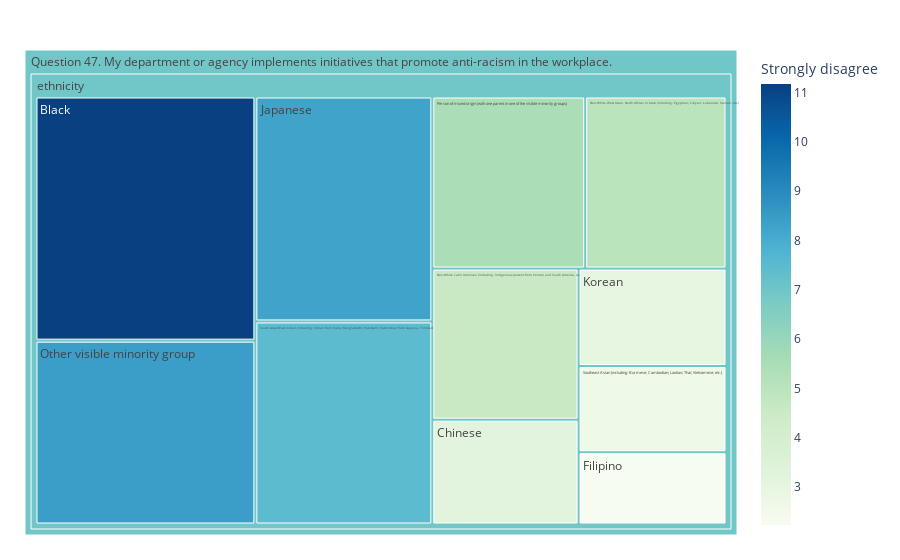

This figure's notebook cell:
### Code cell
# Number of questions by Indicatior and SubIndicator

fig = px.treemap(df_tree_map, path=[px.Constant(df_emp_survey.query("QUESTION == 'Q47'")['TITLE_E'].iloc[0]), 
                                    'GENERAL_DEMO_GROUP', 'DESCRIP_E'], values=df_tree_map.columns[-1], color=df_tree_map.columns[-1]
                                    ,color_continuous_scale='GnBu')
fig.update_layout(margin = dict(t=50, l=25, r=25, b=25))
fig.show()

### Figure 1 — Plotly figure (JSON) as saved in the notebook; plotly's stock layout.template omitted (floating-point values rounded to 4 significant figures)
{"data": [{"branchvalues": "total", "customdata": [[11.18], [3.191], [2.226], [8.286], [3], [4.6], [5.061], [8.414], [5.477], [7.481], [2.655], [6.956], [6.956]], "domain": {"x": [0, 1], "y": [0, 1]}, "hovertemplate": "labels=%{label}<br>Strongly disagree_sum=%{value}<br>parent=%{parent}<br>id=%{id}<br>Strongly disagree=%{color}<extra></extra>", "ids": ["Question 47. My department or agency implements initiatives that promote anti-racism in the workplace./ethnicity/Black", "Question 47. My department or agency implements initiatives that promote anti-racism in the workplace./ethnicity/Chinese", "Question 47. My department or agency implements initiatives that promote anti-racism in the workplace./ethnicity/Filipino", "Question 47. My department or agency implements initiatives that promote anti-racism in the workplace./ethnicity/Japanese", "Question 47. My department or agency implements initiatives that promote anti-racism in the workplace./ethnicity/Korean", "Question 47. My department or agency implements initiatives that promote anti-racism in the workplace./ethnicity/Non-White Latin American (including: Indigenous persons from Central and South America, etc.)", "Question 47. My department or agency implements initiatives that promote anti-racism in the workplace./ethnicity/Non-White West Asian, North African or Arab (including: Egyptian; Libyan; Lebanese; Iranian; etc.)", "Question 47. My department or agency implements initiatives that promote anti-racism in the workplace./ethnicity/Other visible minority group", "Question 47. My department or agency implements initiatives that promote anti-racism in the workplace./ethnicity/Person of mixed origin (with one parent in one of the visible minority groups)", "Question 47. My department or agency implements initiatives that promote anti-racism in the workplace./ethnicity/South Asian/East Indian (including: Indian from India; Bangladeshi; Pakistani; East Indian from Guyana, Trinidad, East Africa; etc.)", "Question 47. My department or agency implements initiatives that promote anti-racism in the workplace./ethnicity/Southeast Asian (including: Burmese; Cambodian; Laotian; Thai; Vietnamese; etc.)", "Question 47. My department or agency implements initiatives that promote anti-racism in the workplace./ethnicity", "Question 47. My department or agency implements initiatives that promote anti-racism in the workplace."], "labels": ["Black", "Chinese", "Filipino", "Japanese", "Korean", "Non-White Latin American (including: Indigenous persons from Central and South America, etc.)", "Non-White West Asian, North African or Arab (including: Egyptian; Libyan; Lebanese; Iranian; etc.)", "Other visible minority group", "Person of mixed origin (with one parent in one of the visible minority groups)", "South Asian/East Indian (including: Indian from India; Bangladeshi; Pakistani; East Indian from Guyana, Trinidad, East Africa; etc.)", "Southeast Asian (including: Burmese; Cambodian; Laotian; Thai; Vietnamese; etc.)", "ethnicity", "Question 47. My department or agency implements initiatives that promote anti-racism in the workplace."], "marker": {"coloraxis": "coloraxis", "colors": [11.18, 3.191, 2.226, 8.286, 3, 4.6, 5.061, 8.414, 5.477, 7.481, 2.655, 6.956, 6.956]}, "name": "", "parents": ["Question 47. My department or agency implements initiatives that promote anti-racism in the workplace./ethnicity", "Question 47. My department or agency implements initiatives that promote anti-racism in the workplace./ethnicity", "Question 47. My department or agency implements initiatives that promote anti-racism in the workplace./ethnicity", "Question 47. My department or agency implements initiatives that promote anti-racism in the workplace./ethnicity", "Question 47. My department or agency implements initiatives that promote anti-racism in the workplace./ethnicity", "Question 47. My department or agency implements initiatives that promote anti-racism in the workplace./ethnicity", "Question 47. My department or agency implements initiatives that promote anti-racism in the workplace./ethnicity", "Question 47. My department or agency implements initiatives that promote anti-racism in the workplace./ethnicity", "Question 47. My department or agency implements initiatives that promote anti-racism in the workplace./ethnicity", "Question 47. My department or agency implements initiatives that promote anti-racism in the workplace./ethnicity", "Question 47. My department or agency implements initiatives that promote anti-racism in the workplace./ethnicity", "Question 47. My department or agency implements initiatives that promote anti-racism in the workplace.", ""], "type": "treemap", "values": [11.18, 3.191, 2.226, 8.286, 3, 4.6, 5.061, 8.414, 5.477, 7.481, 2.655, 61.57, 61.57]}], "layout": {"coloraxis": {"colorbar": {"title": {"text": "Strongly disagree"}}, "colorscale": [[0, "rgb(247,252,240)"], [0.125, "rgb(224,243,219)"], [0.25, "rgb(204,235,197)"], [0.375, "rgb(168,221,181)"], [0.5, "rgb(123,204,196)"], [0.625, "rgb(78,179,211)"], [0.75, "rgb(43,140,190)"], [0.875, "rgb(8,104,172)"], [1, "rgb(8,64,129)"]]}, "legend": {"tracegroupgap": 0}, "margin": {"b": 25, "l": 25, "r": 25, "t": 50}}}
